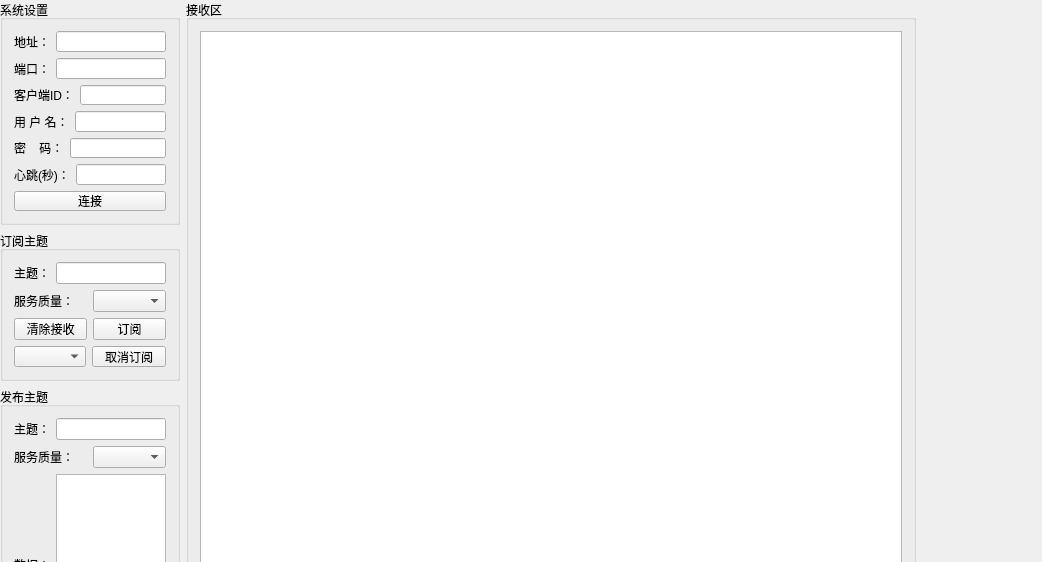
<?xml version="1.0" encoding="UTF-8"?>
<ui version="4.0">
 <class>Widget</class>
 <widget class="QWidget" name="Widget">
  <property name="geometry">
   <rect>
    <x>0</x>
    <y>0</y>
    <width>1042</width>
    <height>562</height>
   </rect>
  </property>
  <property name="windowTitle">
   <string>Widget</string>
  </property>
  <widget class="QGroupBox" name="groupBox_3">
   <property name="geometry">
    <rect>
     <x>0</x>
     <y>0</y>
     <width>180</width>
     <height>225</height>
    </rect>
   </property>
   <property name="maximumSize">
    <size>
     <width>180</width>
     <height>225</height>
    </size>
   </property>
   <property name="title">
    <string>系统设置</string>
   </property>
   <layout class="QGridLayout" name="gridLayout_3">
    <item row="0" column="0">
     <layout class="QVBoxLayout" name="verticalLayout">
      <item>
       <layout class="QHBoxLayout" name="horizontalLayout">
        <item>
         <widget class="QLabel" name="label">
          <property name="text">
           <string>地址：</string>
          </property>
         </widget>
        </item>
        <item>
         <widget class="QLineEdit" name="leHostaddr">
          <property name="text">
           <string/>
          </property>
         </widget>
        </item>
       </layout>
      </item>
      <item>
       <layout class="QHBoxLayout" name="horizontalLayout_2">
        <item>
         <widget class="QLabel" name="label_2">
          <property name="text">
           <string>端口：</string>
          </property>
         </widget>
        </item>
        <item>
         <widget class="QLineEdit" name="lePort">
          <property name="text">
           <string/>
          </property>
         </widget>
        </item>
       </layout>
      </item>
      <item>
       <layout class="QHBoxLayout" name="horizontalLayout_3">
        <item>
         <widget class="QLabel" name="label_6">
          <property name="text">
           <string>客户端ID：</string>
          </property>
         </widget>
        </item>
        <item>
         <widget class="QLineEdit" name="leClientId">
          <property name="text">
           <string/>
          </property>
         </widget>
        </item>
       </layout>
      </item>
      <item>
       <layout class="QHBoxLayout" name="horizontalLayout_9">
        <item>
         <widget class="QLabel" name="label_7">
          <property name="text">
           <string>用 户 名：</string>
          </property>
         </widget>
        </item>
        <item>
         <widget class="QLineEdit" name="leUsernam">
          <property name="text">
           <string/>
          </property>
         </widget>
        </item>
       </layout>
      </item>
      <item>
       <layout class="QHBoxLayout" name="horizontalLayout_10">
        <item>
         <widget class="QLabel" name="label_8">
          <property name="text">
           <string>密    码：</string>
          </property>
         </widget>
        </item>
        <item>
         <widget class="QLineEdit" name="lePassword">
          <property name="text">
           <string/>
          </property>
         </widget>
        </item>
       </layout>
      </item>
      <item>
       <layout class="QHBoxLayout" name="horizontalLayout_11">
        <item>
         <widget class="QLabel" name="label_9">
          <property name="text">
           <string>心跳(秒)：</string>
          </property>
         </widget>
        </item>
        <item>
         <widget class="QLineEdit" name="leKeepAlive">
          <property name="text">
           <string/>
          </property>
         </widget>
        </item>
       </layout>
      </item>
      <item>
       <widget class="QPushButton" name="pbConnectToHost">
        <property name="text">
         <string>连接</string>
        </property>
       </widget>
      </item>
     </layout>
    </item>
   </layout>
  </widget>
  <widget class="QGroupBox" name="groupBox_2">
   <property name="geometry">
    <rect>
     <x>0</x>
     <y>387</y>
     <width>180</width>
     <height>314</height>
    </rect>
   </property>
   <property name="maximumSize">
    <size>
     <width>180</width>
     <height>16777215</height>
    </size>
   </property>
   <property name="title">
    <string>发布主题</string>
   </property>
   <layout class="QGridLayout" name="gridLayout_2">
    <item row="0" column="0">
     <layout class="QVBoxLayout" name="verticalLayout_7">
      <item>
       <layout class="QVBoxLayout" name="verticalLayout_4">
        <item>
         <layout class="QHBoxLayout" name="horizontalLayout_6">
          <item>
           <widget class="QLabel" name="label_4">
            <property name="text">
             <string>主题：</string>
            </property>
           </widget>
          </item>
          <item>
           <widget class="QLineEdit" name="lePublicTopic"/>
          </item>
         </layout>
        </item>
        <item>
         <layout class="QHBoxLayout" name="horizontalLayout_14">
          <item>
           <widget class="QLabel" name="label_11">
            <property name="text">
             <string>服务质量：</string>
            </property>
           </widget>
          </item>
          <item>
           <widget class="QComboBox" name="cbxQosPublish"/>
          </item>
         </layout>
        </item>
       </layout>
      </item>
      <item>
       <layout class="QHBoxLayout" name="horizontalLayout_7">
        <item>
         <widget class="QLabel" name="label_5">
          <property name="text">
           <string>数据：</string>
          </property>
         </widget>
        </item>
        <item>
         <widget class="QTextEdit" name="tePublicData"/>
        </item>
       </layout>
      </item>
      <item>
       <layout class="QHBoxLayout" name="horizontalLayout_8">
        <item>
         <widget class="QPushButton" name="pbClearPublish">
          <property name="text">
           <string>清除数据</string>
          </property>
         </widget>
        </item>
        <item>
         <widget class="QPushButton" name="pbPublishTopic">
          <property name="text">
           <string>发布</string>
          </property>
         </widget>
        </item>
       </layout>
      </item>
     </layout>
    </item>
   </layout>
  </widget>
  <widget class="QGroupBox" name="groupBox">
   <property name="geometry">
    <rect>
     <x>0</x>
     <y>231</y>
     <width>180</width>
     <height>150</height>
    </rect>
   </property>
   <property name="maximumSize">
    <size>
     <width>180</width>
     <height>150</height>
    </size>
   </property>
   <property name="title">
    <string>订阅主题</string>
   </property>
   <layout class="QGridLayout" name="gridLayout">
    <item row="0" column="0">
     <layout class="QVBoxLayout" name="verticalLayout_5">
      <item>
       <layout class="QVBoxLayout" name="verticalLayout_2">
        <item>
         <layout class="QHBoxLayout" name="horizontalLayout_4">
          <item>
           <widget class="QLabel" name="label_3">
            <property name="text">
             <string>主题：</string>
            </property>
           </widget>
          </item>
          <item>
           <widget class="QLineEdit" name="leSubscribeTopic"/>
          </item>
         </layout>
        </item>
        <item>
         <layout class="QHBoxLayout" name="horizontalLayout_12">
          <item>
           <widget class="QLabel" name="label_10">
            <property name="text">
             <string>服务质量：</string>
            </property>
           </widget>
          </item>
          <item>
           <widget class="QComboBox" name="cbxQosSubscribe"/>
          </item>
         </layout>
        </item>
       </layout>
      </item>
      <item>
       <layout class="QVBoxLayout" name="verticalLayout_3">
        <item>
         <layout class="QHBoxLayout" name="horizontalLayout_13">
          <item>
           <widget class="QPushButton" name="pbClearRecv">
            <property name="text">
             <string>清除接收</string>
            </property>
           </widget>
          </item>
          <item>
           <widget class="QPushButton" name="pcSubscribeTopic">
            <property name="text">
             <string>订阅</string>
            </property>
           </widget>
          </item>
         </layout>
        </item>
        <item>
         <layout class="QHBoxLayout" name="horizontalLayout_5">
          <item>
           <widget class="QComboBox" name="cbxSubscribedTopic"/>
          </item>
          <item>
           <widget class="QPushButton" name="pbUnsubscribeTopic">
            <property name="text">
             <string>取消订阅</string>
            </property>
           </widget>
          </item>
         </layout>
        </item>
       </layout>
      </item>
     </layout>
    </item>
   </layout>
  </widget>
  <widget class="QGroupBox" name="groupBox_4">
   <property name="geometry">
    <rect>
     <x>186</x>
     <y>0</y>
     <width>730</width>
     <height>701</height>
    </rect>
   </property>
   <property name="title">
    <string>接收区</string>
   </property>
   <layout class="QGridLayout" name="gridLayout_4">
    <item row="0" column="0">
     <widget class="QTextEdit" name="teRecvData"/>
    </item>
   </layout>
  </widget>
 </widget>
 <layoutdefault spacing="6" margin="11"/>
 <resources/>
 <connections/>
</ui>
